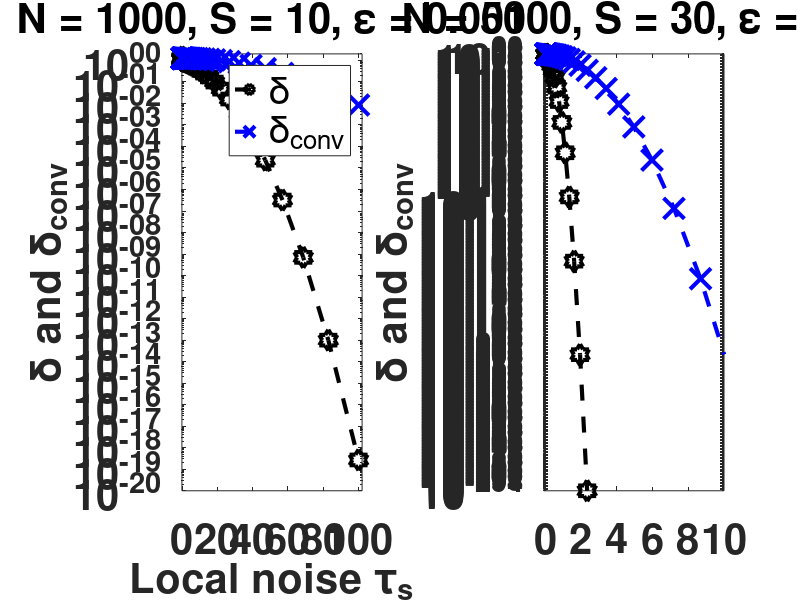
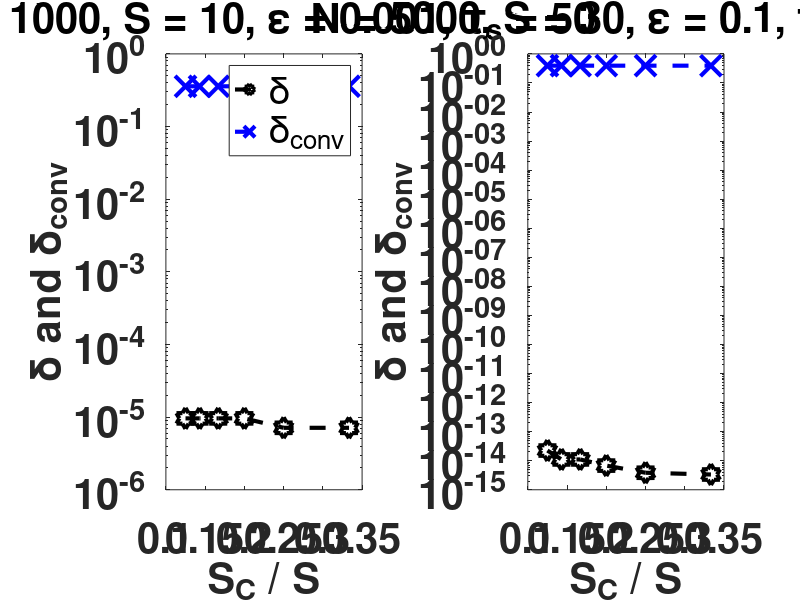

These charts were generated, in order, by the following MATLAB code:

clear; clc; close all
FS = 30;
delta_all = logspace(-5, -2, 15); delta_all = delta_all(:);
tau_all = logspace(-2, 2, 50); tau_all = tau_all(:);

%% new version - compare effective delta with tau
% S = 10, eps = 0.001
N = 1000;
epsilon_all = [1e-3];
S_all = [10]';
res = [];
res_fic_delta = [];

for s_id = 1:length(S_all)
    S = S_all(s_id);
    Ns = N / S;
    Sc = ceil(S/3) - 1;
    Sh = S - Sc;
    eff_delta = zeros(length(epsilon_all), length(tau_all));
    fic_delta = zeros(length(epsilon_all), length(tau_all));
    
    for eps_id = 1:length(epsilon_all)
        epsilon = epsilon_all(eps_id);
        for del_id = 1:length(tau_all)
%             delta = delta_all(del_id);
% 
%             Ns = N / S;
% 
%             tau = (1 / (Ns * epsilon)) * sqrt(2 * log(1.25/delta));
            tau = tau_all(del_id);
            Sigma_a = (1 + 1/S) * tau^2 * eye(Sh) - ones(Sh, Sh) * (tau^2 / S);
            Sigma_ae = ones(Sh, 1) * (1-Sh/S) * tau^2;
            Sigma_e = Sh * tau^2;
            Sigma = [Sigma_a, Sigma_ae; Sigma_ae', Sigma_e];
            v = [1/Ns; zeros(Sh, 1)];

            mu_z = 0.5 * v' * pinv(Sigma) * v;
            sigma_sq_z = v' * pinv(Sigma) * v;
            
            tmp = (epsilon - mu_z) / sqrt(sigma_sq_z);
            eff_delta(eps_id, del_id) = 2 * qfunc(tmp); 
            fic_delta(eps_id, del_id) = 1.25 / exp((S * (Ns * epsilon * tau / S) ^ 2) / 2);
        end
    end
    res = [res; eff_delta];
    res_fic_delta = [res_fic_delta; fic_delta];
end
subplot(121)
% tau_all = (1 / (Ns * epsilon)) * sqrt(2 * log(1.25./delta_all));
semilogy(tau_all, (res)', 'kh--', 'LineWidth', 3,'MarkerSize',15); hold on
semilogy(tau_all, (res_fic_delta)', 'bx--', 'LineWidth', 3,'MarkerSize',15)
set(gca,'FontSize',FS,'FontWeight','bold')
legend('\delta', '\delta_{conv}', 'location', 'best')
xlabel('Local noise \tau_s', 'FontSize', FS,'FontWeight','bold')
ylabel('\delta and \delta_{conv}', 'FontSize', FS,'FontWeight','bold')
title(['N = ', num2str(N), ', S = ', num2str(S), ', \epsilon = ', num2str(epsilon)], 'FontSize', FS,'FontWeight','bold')
axis([-0.1, 102, 1e-20, 2])


% S = 30, eps = 0.1
N = 5000;
epsilon_all = [1e-1];
S_all = [30]';
res = [];
res_fic_delta = [];

for s_id = 1:length(S_all)
    S = S_all(s_id);
    Ns = N / S;
    Sc = ceil(S/3) - 1;
    Sh = S - Sc;
    eff_delta = zeros(length(epsilon_all), length(tau_all));
    fic_delta = zeros(length(epsilon_all), length(tau_all));
    
    for eps_id = 1:length(epsilon_all)
        epsilon = epsilon_all(eps_id);
        for del_id = 1:length(tau_all)
%             delta = delta_all(del_id);
% 
%             
% 
%             tau = (1 / (Ns * epsilon)) * sqrt(2 * log(1.25/delta));
            tau = tau_all(del_id);
            Sigma_a = (1 + 1/S) * tau^2 * eye(Sh) - ones(Sh, Sh) * (tau^2 / S);
            Sigma_ae = ones(Sh, 1) * (1-Sh/S) * tau^2;
            Sigma_e = Sh * tau^2;
            Sigma = [Sigma_a, Sigma_ae; Sigma_ae', Sigma_e];
            v = [1/Ns; zeros(Sh, 1)];

            mu_z = 0.5 * v' * pinv(Sigma) * v;
            sigma_sq_z = v' * pinv(Sigma) * v;
            
            tmp = (epsilon - mu_z) / sqrt(sigma_sq_z);
            eff_delta(eps_id, del_id) = 2 * qfunc(tmp);
            fic_delta(eps_id, del_id) = 1.25 / exp((S * (Ns * epsilon * tau / S) ^ 2) / 2);
        end
    end
    res = [res; eff_delta];
    res_fic_delta = [res_fic_delta; fic_delta];
end
subplot(122)
% tau_all = (1 / (Ns * epsilon)) * sqrt(2 * log(1.25./delta_all));
semilogy(tau_all, (res)', 'kh--', 'LineWidth', 3,'MarkerSize',15); hold on
semilogy(tau_all, (res_fic_delta)', 'bx--', 'LineWidth', 3,'MarkerSize',15)
set(gca,'FontSize',FS,'FontWeight','bold')
% legend('\delta', '\delta_{conv}', 'location', 'best')
xlabel('Local noise \tau_s', 'FontSize', FS,'FontWeight','bold')
ylabel('\delta and \delta_{conv}', 'FontSize', FS,'FontWeight','bold')
title(['N = ', num2str(N), ', S = ', num2str(S), ', \epsilon = ', num2str(epsilon)], 'FontSize', FS,'FontWeight','bold')
axis([-0.1, 10, 1e-500, 2])

% subplot(122)
% loglog(tau_all, (res_fic_delta)', 'LineWidth', 3)
% set(gca,'FontSize',FS,'FontWeight','bold')
% legend(legend_str)
% xlabel('(a) $$\delta$$', 'Interpreter','latex', 'FontSize', FS,'FontWeight','bold')
% ylabel('$$\frac{\tilde{\delta}}{\delta_{conv}}$$', 'Interpreter','latex', 'FontSize', FS,'FontWeight','bold')
% title('$$S_C = \left\lceil \frac{S}{3} \right\rceil - 1$$', 'Interpreter','latex', 'FontSize', FS,'FontWeight','bold')
% % axis([delta_all(1) / 2, delta_all(end) * 2, 1e-6, 1e-2])

%% new version - compare effective delta with delta that we would have in conv setting
figure
% variation with Sc
N = 1000;
epsilon_all = [1e-3];
S_all = [10]';
tau = 50.0;

res = [];
res_fic_delta = [];

legend_str = cell(1, length(S_all) * length(epsilon_all));
for s_id = 1:length(S_all)
    S = S_all(s_id);
    Ns = N / S;
    
    Sc_all = [ceil(S/8), ceil(S/7), ceil(S/6), ceil(S/5), ceil(S/4), ceil(S/3) - 1]';
    eff_delta = zeros(length(epsilon_all), length(Sc_all));
    fic_delta = zeros(length(epsilon_all), length(Sc_all));
    
    for eps_id = 1:length(epsilon_all)
        epsilon = epsilon_all(eps_id);
        legend_str{1, (s_id - 1) * length(epsilon_all) + ...
            eps_id} = ['S = ', num2str(S), ', \epsilon = ', num2str(epsilon)];
        
        for sc_id = 1:length(Sc_all)
            Sc = Sc_all(sc_id);
            Sh = S - Sc;

            Sigma_a = (1 + 1/S) * tau^2 * eye(Sh) - ones(Sh, Sh) * (tau^2 / S);
            Sigma_ae = ones(Sh, 1) * (1-Sh/S) * tau^2;
            Sigma_e = Sh * tau^2;
            Sigma = [Sigma_a, Sigma_ae; Sigma_ae', Sigma_e];
            v = [1/Ns; zeros(Sh, 1)];

            mu_z = 0.5 * v' * pinv(Sigma) * v;
            sigma_sq_z = v' * pinv(Sigma) * v;
            
            tmp = (epsilon - mu_z) / sqrt(sigma_sq_z);
            eff_delta(eps_id, sc_id) = 2 * qfunc(tmp);
            fic_delta(eps_id, sc_id) = 1.25 / exp((S * (Ns * epsilon * tau / S) ^ 2) / 2);
        end
    end
    res = [res; eff_delta];
    res_fic_delta = [res_fic_delta; fic_delta];
end
subplot(121)
fracs = [1/8, 1/7, 1/6, 1/5, 1/4, 1/3]';
semilogy(fracs, (res)', 'kh--', 'LineWidth', 3,'MarkerSize',15); hold on
semilogy(fracs, (res_fic_delta)', 'bx--', 'LineWidth', 3,'MarkerSize',15)
set(gca,'FontSize',FS,'FontWeight','bold')
legend('\delta', '\delta_{conv}', 'location', 'best')
xlabel('S_C / S', 'FontSize', FS,'FontWeight','bold')
ylabel('\delta and \delta_{conv}', 'FontSize', FS,'FontWeight','bold')
title(['N = ', num2str(N), ', S = ', num2str(S), ', \epsilon = ', num2str(epsilon), ', \tau_s = ', num2str(tau)], ...
    'FontSize', FS,'FontWeight','bold')
% axis([0.1, 0.35, 1e-4, 1e-2])

% variation with Sc
N = 5000;
epsilon_all = [1e-1];
S_all = [30]';
tau = 0.5;

res = [];
res_fic_delta = [];

legend_str = cell(1, length(S_all) * length(epsilon_all));
for s_id = 1:length(S_all)
    S = S_all(s_id);
    Ns = N / S;
    
    Sc_all = [ceil(S/8), ceil(S/7), ceil(S/6), ceil(S/5), ceil(S/4), ceil(S/3) - 1]';
    eff_delta = zeros(length(epsilon_all), length(Sc_all));
    fic_delta = zeros(length(epsilon_all), length(Sc_all));
    
    for eps_id = 1:length(epsilon_all)
        epsilon = epsilon_all(eps_id);
        legend_str{1, (s_id - 1) * length(epsilon_all) + ...
            eps_id} = ['S = ', num2str(S), ', \epsilon = ', num2str(epsilon)];
        
        for sc_id = 1:length(Sc_all)
            Sc = Sc_all(sc_id);
            Sh = S - Sc;

            Sigma_a = (1 + 1/S) * tau^2 * eye(Sh) - ones(Sh, Sh) * (tau^2 / S);
            Sigma_ae = ones(Sh, 1) * (1-Sh/S) * tau^2;
            Sigma_e = Sh * tau^2;
            Sigma = [Sigma_a, Sigma_ae; Sigma_ae', Sigma_e];
            v = [1/Ns; zeros(Sh, 1)];

            mu_z = 0.5 * v' * pinv(Sigma) * v;
            sigma_sq_z = v' * pinv(Sigma) * v;
            
            tmp = (epsilon - mu_z) / sqrt(sigma_sq_z);
            eff_delta(eps_id, sc_id) = 2 * qfunc(tmp);
            fic_delta(eps_id, sc_id) = 1.25 / exp((S * (Ns * epsilon * tau / S) ^ 2) / 2);
        end
    end
    res = [res; eff_delta];
    res_fic_delta = [res_fic_delta; fic_delta];
end
subplot(122)
fracs = [1/8, 1/7, 1/6, 1/5, 1/4, 1/3]';
semilogy(fracs, (res)', 'kh--', 'LineWidth', 3,'MarkerSize',15); hold on
semilogy(fracs, (res_fic_delta)', 'bx--', 'LineWidth', 3,'MarkerSize',15)
set(gca,'FontSize',FS,'FontWeight','bold')
% legend('\delta', '\delta_{conv}', 'location', 'best')
xlabel('S_C / S', 'FontSize', FS,'FontWeight','bold')
ylabel('\delta and \delta_{conv}', 'FontSize', FS,'FontWeight','bold')
title(['N = ', num2str(N), ', S = ', num2str(S), ', \epsilon = ', num2str(epsilon), ', \tau_s = ', num2str(tau)], ...
    'FontSize', FS,'FontWeight','bold')
% axis([0.1, 0.35, 1e-4, 1e-2])
